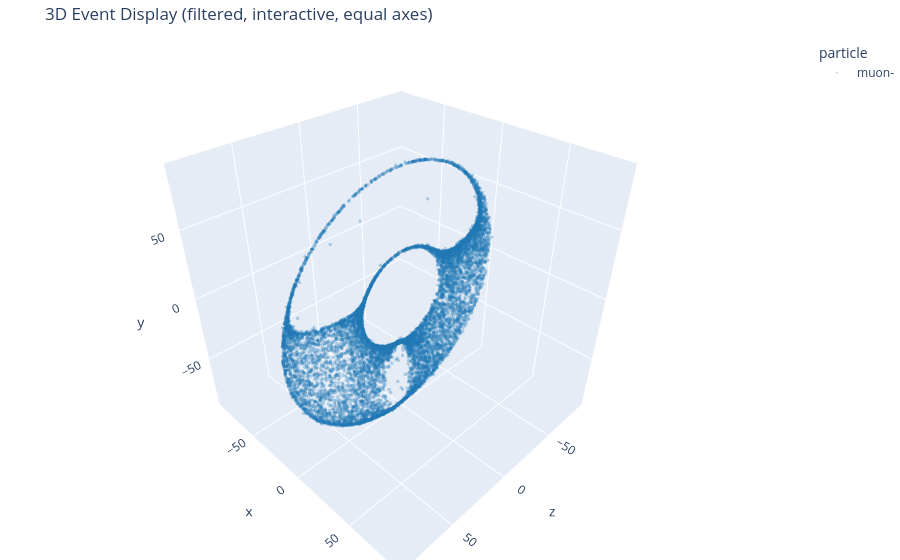

Source (notebook cell):
### Markdown cell above
## 5) 3D Detector-Space View

### Code cell
# Interactive 3D Event Display using Plotly (with equal axes)
import plotly.graph_objects as go
if len(plot_df) == 0:
    raise ValueError("No rows available for 3D plotting after filters.")

particles = sorted(plot_df["particle"].dropna().unique())
palette = dict(zip(particles, sns.color_palette("tab20", n_colors=len(particles))))
colors = plot_df["particle"].map(palette)

# Convert colors to hex for Plotly
def rgb2hex(rgb):
    return '#%02x%02x%02x' % tuple(int(255*x) for x in rgb)

plotly_colors = plot_df["particle"].map(lambda p: rgb2hex(palette[p]))

# Calculate axis ranges for equal aspect ratio
x_vals = plot_df["z"].values
y_vals = plot_df["x"].values
z_vals = plot_df["y"].values
x_min, x_max = x_vals.min(), x_vals.max()
y_min, y_max = y_vals.min(), y_vals.max()
z_min, z_max = z_vals.min(), z_vals.max()
x_range = x_max - x_min
y_range = y_max - y_min
z_range = z_max - z_min
max_range = max(x_range, y_range, z_range)
x_center = (x_max + x_min) / 2
y_center = (y_max + y_min) / 2
z_center = (z_max + z_min) / 2
half_range = max_range / 2
x_axis = [x_center - half_range, x_center + half_range]
y_axis = [y_center - half_range, y_center + half_range]
z_axis = [z_center - half_range, z_center + half_range]

fig = go.Figure()
for p in particles:
    mask = plot_df["particle"] == p
    fig.add_trace(go.Scatter3d(
        x=plot_df.loc[mask, "z"],
        y=plot_df.loc[mask, "x"],
        z=plot_df.loc[mask, "y"],
        mode='markers',
        marker=dict(size=2, color=rgb2hex(palette[p]), opacity=0.3),
        name=p,
        legendgroup=p,
        showlegend=True
    ))

fig.update_layout(
    scene=dict(
        xaxis_title="z",
        yaxis_title="x",
        zaxis_title="y",
        xaxis=dict(range=x_axis),
        yaxis=dict(range=y_axis),
        zaxis=dict(range=z_axis),
        aspectmode='cube'  # Ensures 1:1:1 aspect ratio
    ),
    title="3D Event Display (filtered, interactive, equal axes)",
    legend_title_text="particle",
    margin=dict(l=0, r=0, b=0, t=40)
    # You can adjust camera here if you want a default view
    # scene_camera=dict(eye=dict(x=1.5, y=1.5, z=1.0))
    # But user can rotate freely
    )

fig.show()

### Figure 1 — Plotly figure (JSON) as saved in the notebook; plotly's stock layout.template omitted (floating-point values rounded to 4 significant figures; data arrays with more than 128 entries replaced by an {"elided": "..."} marker saying what was removed)
{"data": [{"legendgroup": "muon-", "marker": {"color": "#1f77b4", "opacity": 0.3, "size": 2}, "mode": "markers", "name": "muon-", "showlegend": true, "type": "scatter3d", "x": {"elided": "10000 float values"}, "y": {"elided": "10000 float values"}, "z": {"elided": "10000 float values"}}], "layout": {"legend": {"title": {"text": "particle"}}, "margin": {"b": 0, "l": 0, "r": 0, "t": 40}, "scene": {"aspectmode": "cube", "xaxis": {"range": [-91.86, 93.32], "title": {"text": "z"}}, "yaxis": {"range": [-92.59, 92.59], "title": {"text": "x"}}, "zaxis": {"range": [-93.02, 92.16], "title": {"text": "y"}}}, "title": {"text": "3D Event Display (filtered, interactive, equal axes)"}}}
